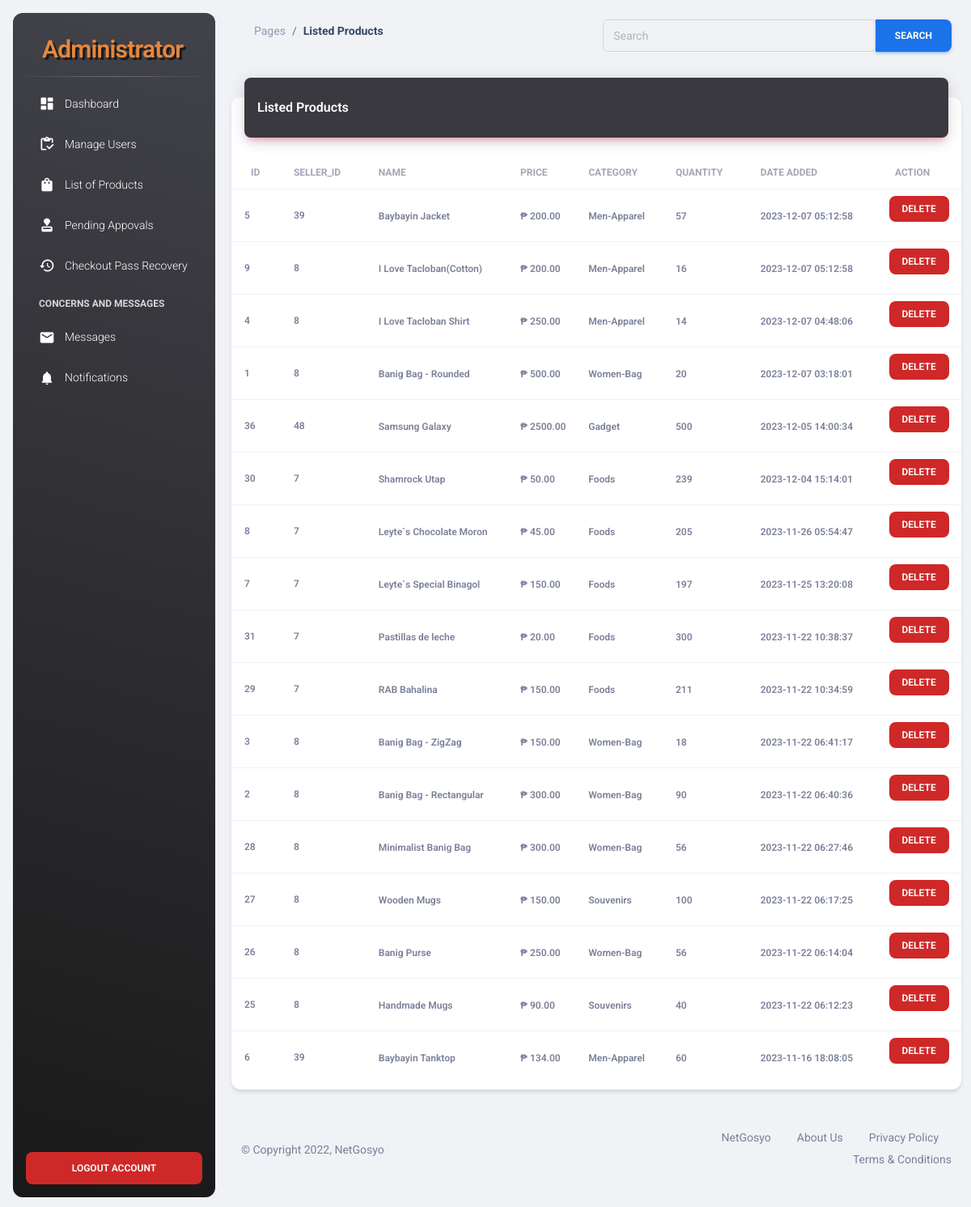
Before: /NetGosyo-Admin/product_list.php (signed in) with the older database file.
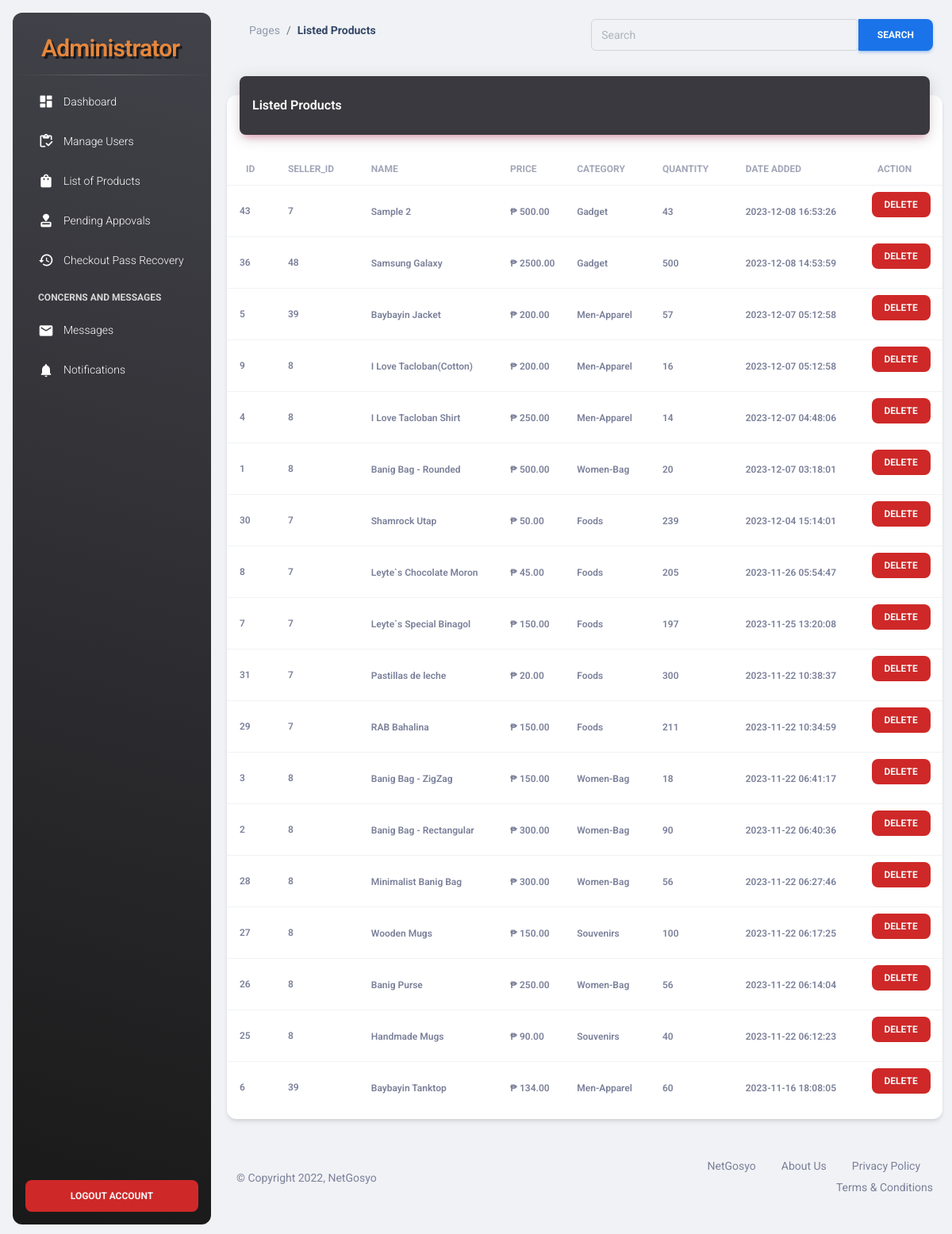
After: the same page with the newer database file.
### tables this page shows
CREATE TABLE `products` (
  `id` int(100) NOT NULL,
  `user_id` int(11) NOT NULL,
  `name` varchar(100) NOT NULL,
  `price` varchar(100) NOT NULL,
  `image` varchar(100) NOT NULL,
  `item_brand` varchar(100) NOT NULL,
  `quantity` int(100) NOT NULL,
  `description` varchar(5000) NOT NULL,
  `sales` int(100) NOT NULL,
  `weight` varchar(250) NOT NULL,
  `date_added` timestamp NOT NULL DEFAULT current_timestamp() ON UPDATE current_timestamp()
);

### NetGosyo-Admin/product_list.php (the view, shortened to what the changed rows need)
<?php
  include('header.php');
  ?>
<main class="main-content position-relative max-height-vh-100 h-100 border-radius-lg ">
    <div class="container-fluid py-4">
        <div class="row">
            <div class="col-12">
                <div class="card my-4">
                    <div class="card-body px-0 pb-2">
                        <div class="table-responsive p-0">
                            <table class="table align-items-center justify-content-center mb-0">
                                <thead>
                                    <tr>
                                        <th class="text-uppercase text-secondary text-xs font-weight-bolder opacity-7">
                                            Id</th>
                                        <th
                                            class="text-uppercase text-secondary text-xs font-weight-bolder opacity-7 ps-2">
                                            Seller_Id</th>
                                        <th
                                            class="text-uppercase text-secondary text-xs font-weight-bolder opacity-7 ps-2">
                                            Name</th>
                                        <th
                                            class="text-uppercase text-secondary text-xs font-weight-bolder opacity-7 ps-2">
                                            Price</th>
                                        <th
                                            class="text-uppercase text-secondary text-xs font-weight-bolder opacity-7 ps-2">
                                            Category</th>
                                        <th
                                            class="text-uppercase text-secondary text-xs font-weight-bolder opacity-7 ps-2">
                                            Quantity</th>
                                        <th
                                            class="text-uppercase text-secondary text-xs font-weight-bolder opacity-7 ps-2">
                                            Date Added</th>
                                        <th
                                            class="text-uppercase text-secondary text-xs font-weight-bolder text-center opacity-7 ps-2">
                                            Action</th>
                                    </tr>
                                </thead>
                                <tbody>
                                    <?php
  			            $select_product = mysqli_query($conn, "SELECT * FROM `products` ORDER BY date_added DESC ") or die('query failed!');
                        if(mysqli_num_rows($select_product) > 0){
                        while($fetch_product = mysqli_fetch_assoc($select_product)){
                    ?>
                                    <tr>
                                        <td>
                                            <div class="d-flex px-2 py-1">
                                                <div class="d-flex flex-column justify-content-center">
                                                    <p class="text-xs font-weight-bold mb-0">
                                                        <?php echo $fetch_product['id'];?></p>
                                                </div>
                                            </div>
                                        </td>
                                        <td>
                                            <p class="text-xs font-weight-bold mb-0">
                                                <?php echo $fetch_product['user_id'];?></p>
                                        </td>
                                        <td>
                                            <span
                                                class="text-xs font-weight-bold"><?php echo $fetch_product['name'];?></span>
                                        </td>
                                        <td>
                                            <span class="text-xs font-weight-bold">₱
                                                <?php echo $fetch_product['price'];?>.00</span>
                                        </td>
                                        <td>
                                            <span
                                                class="text-xs font-weight-bold"><?php echo $fetch_product['item_brand'];?></span>
                                        </td>
                                        <td>
                                            <span
                                                class="text-xs font-weight-bold"><?php echo $fetch_product['quantity'];?></span>
                                        </td>
                                        <td>
                                            <span
                                                class="text-xs font-weight-bold"><?php echo $fetch_product['date_added'];?></span>
                                        </td>
                                        <td class="align-middle text-center">
                                            <a href="seller-action.php?deleteProduct=1&id=<?= $fetch_product['id'] ?>"
                                                onclick="return confirm('Are you sure do you want to Delete this Product?')"><button
                                                    type="button" class="btn button-remove btn-sm">Delete</button></a>
                                        </td>
                                    </tr>
                                    <?php
                        };
                    };
                     ?>
                                </tbody>
                            </table>
                        </div>
                    </div>
                </div>
            </div>
        </div>
        <?php
  include('footer.php');
  ?>

Changed rows visible on the page:
added products: id "43", user "7", name "Sample 2", price "500", item_brand "Gadget", quantity "43", date_added "2023-12-08 16:53:26"
changed products "Samsung Galaxy": date_added "2023-12-05 14:00:34" → "2023-12-08 14:53:59"; moves up the list
